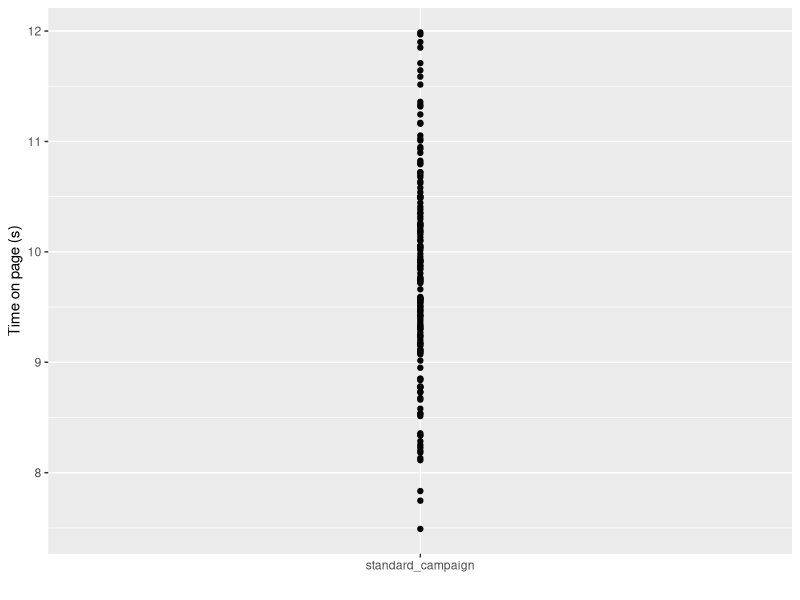
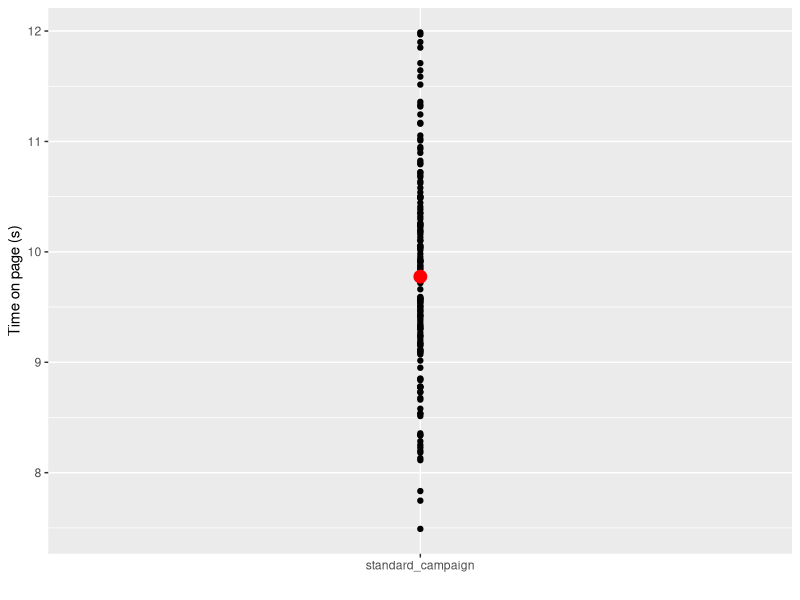
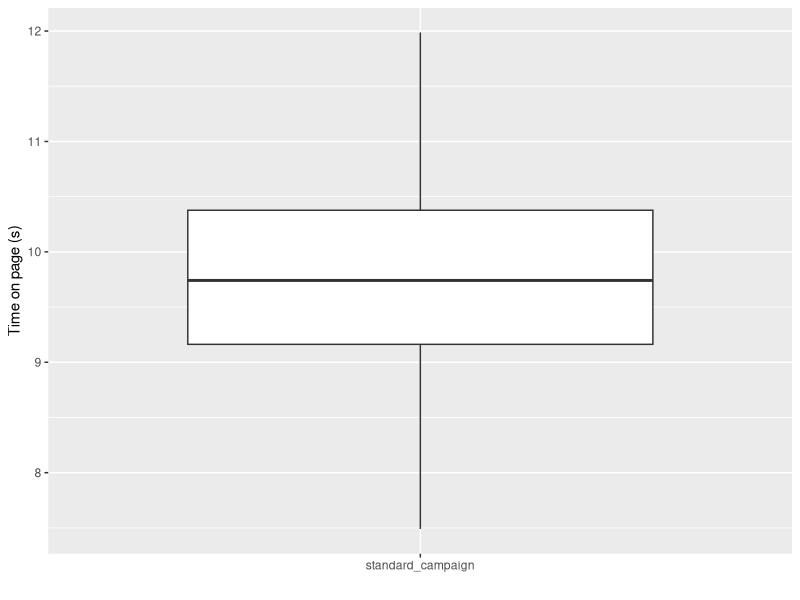
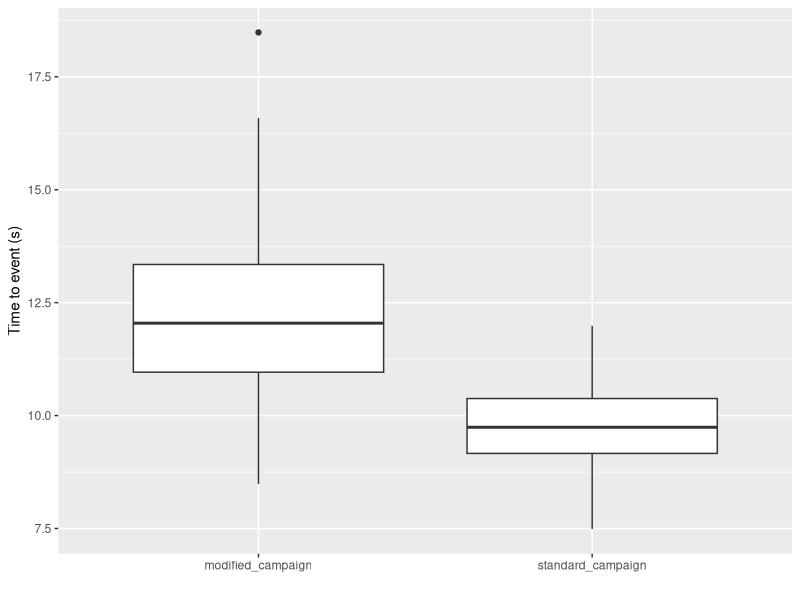

These figures' R source, in order:
## ---- chunk 1
library(tidyverse)
## ---- chunk 2
set.seed(123)
n_obs <- 300
landing_data <- tibble(
  version = rep(c("standard_campaign", "modified_campaign"), each = n_obs/2),
  time_on_page = c(
      rnorm(n_obs/2, mean = 9.8, sd = 1.0),  
      rnorm(n_obs/2, mean = 12, sd = 2.0)   
    )
)
landing_data <- landing_data[sample(1:n_obs, n_obs),] |> 
  mutate(
    user_id = paste0("user_", 1:n_obs)
  ) |> 
  select(user_id, everything())

modified_landing_data <- landing_data |> 
  filter(version=="modified_campaign")

landing_data <- landing_data |> 
  filter(version=="standard_campaign")
## ---- chunk 3
#| echo=TRUE
landing_data
## ---- chunk 4
#| echo=TRUE
landing_data |>
  ggplot(aes(x = version, y = time_on_page)) +
    geom_point() +
    labs(x="", y="Time on page (s)")
## ---- chunk 5
#| echo: TRUE
#| code-line-numbers: "4"
landing_data |>
  ggplot(aes(x = version, y = time_on_page)) +
    geom_point() +
    stat_summary(fun = "mean", geom = "point", size = 4, color="red")+
    labs(x="", y="Time on page (s)")
## ---- chunk 6
#| echo: TRUE
#| code-line-numbers: "3"
landing_data |>
  ggplot(aes(x = version, y = time_on_page)) +
    geom_boxplot() +
    labs(x="", y="Time on page (s)")
## ---- chunk 7
#| echo=TRUE
landing_data |>
  group_by(version) |>
  summarise(
    n = n(),
    mean_time = mean(time_on_page),
    sd_time = sd(time_on_page)
  )
## ---- chunk 8
#| echo: TRUE
#| code-line-numbers: "1,5|2|3|4"
t.test(
  x=landing_data$time_on_page, 
  mu=10, 
  alternative = "two.sided"
  )
## ---- chunk 9
#| echo: TRUE
modified_landing_data
## ---- chunk 10
#| echo: TRUE
full_data <- landing_data |> 
  bind_rows(modified_landing_data)
full_data
## ---- chunk 11
#| echo=TRUE
full_data |>
  ggplot(aes(x = version, y = time_on_page)) +
    geom_boxplot() +
    labs(x="", y="Time to event (s)")
## ---- chunk 12
#| echo=TRUE
full_data |>
  group_by(version) |>
  summarise(
    n = n(),
    mean_time = mean(time_on_page),
    sd_time = sd(time_on_page)
  )
## ---- chunk 13
#| echo: FALSE
t.test(time_on_page ~ version, data = full_data)
